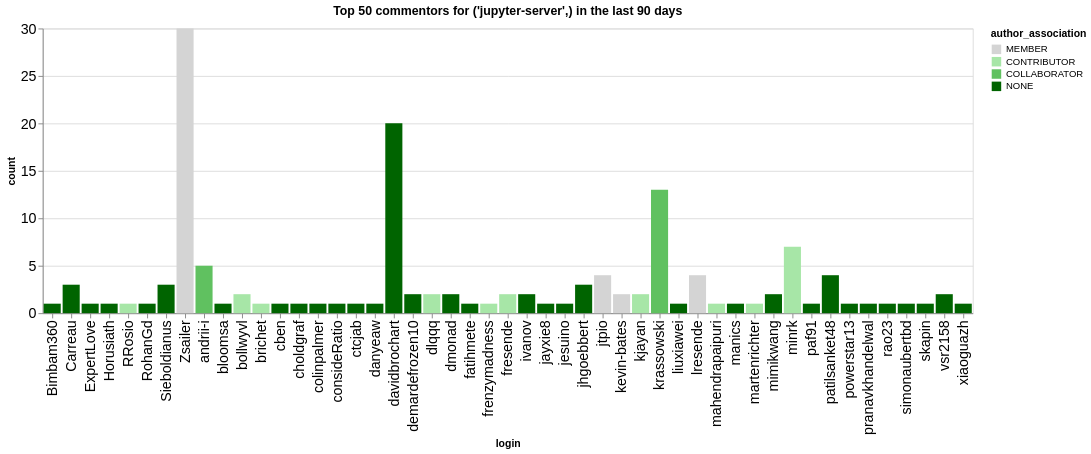

Write notebook code for a chart like this one.
### Code cell
n_plot = 50
charts = []
for ii, (iorg, idata) in enumerate(commentors.groupby(['org'])):
    title = f"Top {n_plot} commentors for {iorg} in the last {n_days} days"
    idata = idata.groupby('login', as_index=False).agg({'count': 'sum', 'author_association': 'first'})
    idata = idata.sort_values('count', ascending=False).head(n_plot)
    ch = alt.Chart(data=idata.head(n_plot), title=title).mark_bar().encode(
        x='login',
        y='count',
        color=alt.Color('author_association', scale=alt.Scale(domain=author_types, range=author_colors))
    )
    charts.append(ch)
alt.hconcat(*charts)

### Figure 1 — Vega-Lite specification as saved in the notebook (floating-point values rounded to 4 significant figures)
{"config": {"axisLeft": {"labelFontSize": 15}, "axisBottom": {"labelFontSize": 15}}, "hconcat": [{"mark": {"type": "bar"}, "encoding": {"color": {"field": "author_association", "scale": {"domain": ["MEMBER", "CONTRIBUTOR", "COLLABORATOR", "NONE"], "range": ["rgb(211.82745098039214, 211.82745098039214, 211.82745098039214)", "rgb(166.98562091503268, 229.89803921568628, 166.98562091503268)", "rgb(96.37647058823529, 192.75294117647059, 96.37647058823529)", "rgb(0.0, 100.3921568627451, 0.0)"]}, "type": "nominal"}, "x": {"field": "login", "type": "nominal"}, "y": {"field": "count", "type": "quantitative"}}, "title": "Top 50 commentors for ('jupyter-server',) in the last 90 days"}], "data": {"name": "data-5a27b952b76a9ab5c4fb5e9babb9e1b9"}, "$schema": "https://vega.github.io/schema/vega-lite/v5.20.1.json", "datasets": {"data-5a27b952b76a9ab5c4fb5e9babb9e1b9": [{"login": "Zsailer", "count": 30, "author_association": "MEMBER"}, {"login": "davidbrochart", "count": 20, "author_association": "NONE"}, {"login": "krassowski", "count": 13, "author_association": "COLLABORATOR"}, {"login": "minrk", "count": 7, "author_association": "CONTRIBUTOR"}, {"login": "andrii-i", "count": 5, "author_association": "COLLABORATOR"}, {"login": "jtpio", "count": 4, "author_association": "MEMBER"}, {"login": "lresende", "count": 4, "author_association": "MEMBER"}, {"login": "patilsanket48", "count": 4, "author_association": "NONE"}, {"login": "Carreau", "count": 3, "author_association": "NONE"}, {"login": "Sieboldianus", "count": 3, "author_association": "NONE"}, {"login": "jhgoebbert", "count": 3, "author_association": "NONE"}, {"login": "fresende", "count": 2, "author_association": "CONTRIBUTOR"}, {"login": "bollwyvl", "count": 2, "author_association": "CONTRIBUTOR"}, {"login": "vsr2158", "count": 2, "author_association": "NONE"}, {"login": "ivanov", "count": 2, "author_association": "NONE"}, {"login": "kjayan", "count": 2, "author_association": "CONTRIBUTOR"}, {"login": "kevin-bates", "count": 2, "author_association": "MEMBER"}, {"login": "mimikwang", "count": 2, "author_association": "NONE"}, {"login": "demardefrozen10", "count": 2, "author_association": "NONE"}, {"login": "dlqqq", "count": 2, "author_association": "CONTRIBUTOR"}, {"login": "dmonad", "count": 2, "author_association": "NONE"}, {"login": "ctcjab", "count": 1, "author_association": "NONE"}, {"login": "consideRatio", "count": 1, "author_association": "NONE"}, {"login": "colinpalmer", "count": 1, "author_association": "NONE"}, {"login": "choldgraf", "count": 1, "author_association": "NONE"}, {"login": "Horusiath", "count": 1, "author_association": "NONE"}, {"login": "ExpertLove", "count": 1, "author_association": "NONE"}, {"login": "RRosio", "count": 1, "author_association": "CONTRIBUTOR"}, {"login": "Bimbam360", "count": 1, "author_association": "NONE"}, {"login": "cben", "count": 1, "author_association": "NONE"}, {"login": "brichet", "count": 1, "author_association": "CONTRIBUTOR"}, {"login": "bloomsa", "count": 1, "author_association": "NONE"}, {"login": "RohanGd", "count": 1, "author_association": "NONE"}, {"login": "jayxie8", "count": 1, "author_association": "NONE"}, {"login": "jesuino", "count": 1, "author_association": "NONE"}, {"login": "fatihmete", "count": 1, "author_association": "NONE"}, {"login": "frenzymadness", "count": 1, "author_association": "CONTRIBUTOR"}, {"login": "danyeaw", "count": 1, "author_association": "NONE"}, {"login": "mahendrapaipuri", "count": 1, "author_association": "CONTRIBUTOR"}, {"login": "manics", "count": 1, "author_association": "NONE"}, {"login": "liuxiawei", "count": 1, "author_association": "NONE"}, {"login": "paf91", "count": 1, "author_association": "NONE"}, {"login": "martenrichter", "count": 1, "author_association": "CONTRIBUTOR"}, {"login": "pranavkhandelwal", "count": 1, "author_association": "NONE"}, {"login": "powerstar13", "count": 1, "author_association": "NONE"}, {"login": "rao23", "count": 1, "author_association": "NONE"}, {"login": "simonaubertbd", "count": 1, "author_association": "NONE"}, {"login": "skapin", "count": 1, "author_association": "NONE"}, {"login": "xiaoguazh", "count": 1, "author_association": "NONE"}]}}
